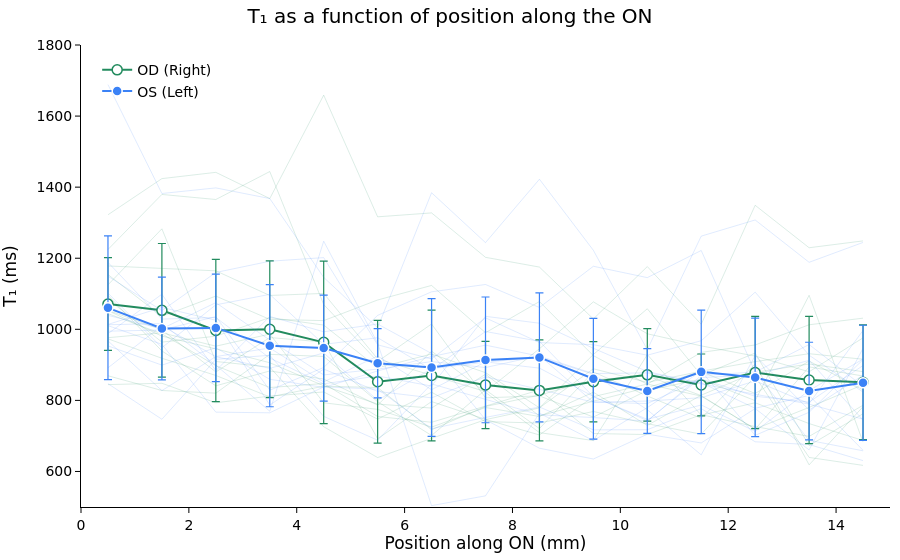

Notebook code for this chart:
### Code cell
#| label: fig1cell
import sys, os
sys.path.insert(0, os.path.join(os.getcwd(), "content")
                if os.path.isdir(os.path.join(os.getcwd(), "content")) else os.getcwd())
from opticnerve_core import resolve_view, build_fig1, DEFAULTS

fig = build_fig1(resolve_view(**DEFAULTS))
fig.show()


from IPython.display import HTML, display
display(HTML('''
<div id="opticnerve-fig1"></div>
<script>
(function () {
  function boot() {
    var host = document.getElementById("opticnerve-fig1");
    var gd = host && host.previousElementSibling &&
             host.previousElementSibling.querySelector(".plotly-graph-div");
    if (!gd || !window.OpticNerve) { return setTimeout(boot, 150); }
    gd.id = gd.id || "opticnerve-fig1-gd";
    window.OpticNerve.mount({figId: "fig1", divId: gd.id});
  }
  if (!window.OpticNerve) {
    var s = document.createElement("script");
    s.src = (window.OPTICNERVE_STATIC || "/static") + "/state_sync.js";
    s.onload = boot; document.head.appendChild(s);
  } else { boot(); }
})();
</script>'''))

### Figure 1 — Plotly figure (JSON) as saved in the notebook; plotly's stock layout.template omitted (floating-point values rounded to 4 significant figures)
{"data": [{"connectgaps": false, "hoverinfo": "skip", "line": {"color": "rgba(34,139,94,0.2)", "width": 0.8}, "mode": "lines", "showlegend": false, "type": "scatter", "x": [0.5, 1.5, 2.5, 3.5, 4.5, 5.5, 6.5, 7.5, 8.5, 9.5, 10.5, 11.5, 12.5, 13.5, 14.5, 15.5, 16.5, 17.5, 18.5, 19.5, 20.5, 21.5, 22.5, 23.5, 24.5, 25.5, 26.5, 27.5, 28.5, 29.5, 30.5, 31.5, 32.5, 33.5, 34.5, 35.5, 36.5, 37.5, 38.5, 39.5, 40.5, 41.5, 42.5, 43.5, 44.5, 45.5], "y": [973.2, 918.6, 870.1, 809.8, 839.9, 836.1, 717.4, 782.9, 814.7, 858.1, 868.9, 813.5, 718.9, 894.3, 868.5, NaN, NaN, NaN, NaN, NaN, NaN, NaN, NaN, NaN, NaN, NaN, NaN, NaN, NaN, NaN, NaN, NaN, NaN, NaN, NaN, NaN, NaN, NaN, NaN, NaN, NaN, NaN, NaN, NaN, NaN, NaN]}, {"connectgaps": false, "hoverinfo": "skip", "line": {"color": "rgba(34,139,94,0.2)", "width": 0.8}, "mode": "lines", "showlegend": false, "type": "scatter", "x": [0.5, 1.5, 2.5, 3.5, 4.5, 5.5, 6.5, 7.5, 8.5, 9.5, 10.5, 11.5, 12.5, 13.5, 14.5, 15.5, 16.5, 17.5, 18.5, 19.5, 20.5, 21.5, 22.5, 23.5, 24.5, 25.5, 26.5, 27.5, 28.5, 29.5, 30.5, 31.5, 32.5, 33.5, 34.5, 35.5, 36.5, 37.5, 38.5, 39.5, 40.5, 41.5, 42.5, 43.5, 44.5, 45.5], "y": [869.3, 827.8, 820.3, 929.6, 923.7, 796.2, 701.2, 829.7, 720.8, 880.1, 812.4, 749.8, 902.4, 618.6, 782.1, NaN, NaN, NaN, NaN, NaN, NaN, NaN, NaN, NaN, NaN, NaN, NaN, NaN, NaN, NaN, NaN, NaN, NaN, NaN, NaN, NaN, NaN, NaN, NaN, NaN, NaN, NaN, NaN, NaN, NaN, NaN]}, {"connectgaps": false, "hoverinfo": "skip", "line": {"color": "rgba(34,139,94,0.2)", "width": 0.8}, "mode": "lines", "showlegend": false, "type": "scatter", "x": [0.5, 1.5, 2.5, 3.5, 4.5, 5.5, 6.5, 7.5, 8.5, 9.5, 10.5, 11.5, 12.5, 13.5, 14.5, 15.5, 16.5, 17.5, 18.5, 19.5, 20.5, 21.5, 22.5, 23.5, 24.5, 25.5, 26.5, 27.5, 28.5, 29.5, 30.5, 31.5, 32.5, 33.5, 34.5, 35.5, 36.5, 37.5, 38.5, 39.5, 40.5, 41.5, 42.5, 43.5, 44.5, 45.5], "y": [1085.0, 964.0, 980.6, 1033.0, 1012.0, 891.8, 930.5, 878.0, 779.1, 888.8, 850.7, 882.1, 909.0, 931.4, 915.8, NaN, NaN, NaN, NaN, NaN, NaN, NaN, NaN, NaN, NaN, NaN, NaN, NaN, NaN, NaN, NaN, NaN, NaN, NaN, NaN, NaN, NaN, NaN, NaN, NaN, NaN, NaN, NaN, NaN, NaN, NaN]}, {"connectgaps": false, "hoverinfo": "skip", "line": {"color": "rgba(34,139,94,0.2)", "width": 0.8}, "mode": "lines", "showlegend": false, "type": "scatter", "x": [0.5, 1.5, 2.5, 3.5, 4.5, 5.5, 6.5, 7.5, 8.5, 9.5, 10.5, 11.5, 12.5, 13.5, 14.5, 15.5, 16.5, 17.5, 18.5, 19.5, 20.5, 21.5, 22.5, 23.5, 24.5, 25.5, 26.5, 27.5, 28.5, 29.5, 30.5, 31.5, 32.5, 33.5, 34.5, 35.5, 36.5, 37.5, 38.5, 39.5, 40.5, 41.5, 42.5, 43.5, 44.5, 45.5], "y": [844.4, 848.2, 793.3, 812.0, 823.7, 747.3, 822.9, 740.3, 736.2, 768.8, 734.4, 704.9, 867.4, 639.5, 617.1, NaN, NaN, NaN, NaN, NaN, NaN, NaN, NaN, NaN, NaN, NaN, NaN, NaN, NaN, NaN, NaN, NaN, NaN, NaN, NaN, NaN, NaN, NaN, NaN, NaN, NaN, NaN, NaN, NaN, NaN, NaN]}, {"connectgaps": false, "hoverinfo": "skip", "line": {"color": "rgba(34,139,94,0.2)", "width": 0.8}, "mode": "lines", "showlegend": false, "type": "scatter", "x": [0.5, 1.5, 2.5, 3.5, 4.5, 5.5, 6.5, 7.5, 8.5, 9.5, 10.5, 11.5, 12.5, 13.5, 14.5, 15.5, 16.5, 17.5, 18.5, 19.5, 20.5, 21.5, 22.5, 23.5, 24.5, 25.5, 26.5, 27.5, 28.5, 29.5, 30.5, 31.5, 32.5, 33.5, 34.5, 35.5, 36.5, 37.5, 38.5, 39.5, 40.5, 41.5, 42.5, 43.5, 44.5, 45.5], "y": [1322.0, 1424.0, 1442.0, 1368.0, 1659.0, 1317.0, 1327.0, 1203.0, 1175.0, 1029.0, 1177.0, 1014.0, 1349.0, 1230.0, 1249.0, NaN, NaN, NaN, NaN, NaN, NaN, NaN, NaN, NaN, NaN, NaN, NaN, NaN, NaN, NaN, NaN, NaN, NaN, NaN, NaN, NaN, NaN, NaN, NaN, NaN, NaN, NaN, NaN, NaN, NaN, NaN]}, {"connectgaps": false, "hoverinfo": "skip", "line": {"color": "rgba(34,139,94,0.2)", "width": 0.8}, "mode": "lines", "showlegend": false, "type": "scatter", "x": [0.5, 1.5, 2.5, 3.5, 4.5, 5.5, 6.5, 7.5, 8.5, 9.5, 10.5, 11.5, 12.5, 13.5, 14.5, 15.5, 16.5, 17.5, 18.5, 19.5, 20.5, 21.5, 22.5, 23.5, 24.5, 25.5, 26.5, 27.5, 28.5, 29.5, 30.5, 31.5, 32.5, 33.5, 34.5, 35.5, 36.5, 37.5, 38.5, 39.5, 40.5, 41.5, 42.5, 43.5, 44.5, 45.5], "y": [1225.0, 1379.0, 1365.0, 1444.0, 1070.0, 909.4, 1015.0, 807.2, 812.7, 753.0, 828.1, 859.5, 799.3, 1096.0, 682.9, NaN, NaN, NaN, NaN, NaN, NaN, NaN, NaN, NaN, NaN, NaN, NaN, NaN, NaN, NaN, NaN, NaN, NaN, NaN, NaN, NaN, NaN, NaN, NaN, NaN, NaN, NaN, NaN, NaN, NaN, NaN]}, {"connectgaps": false, "hoverinfo": "skip", "line": {"color": "rgba(34,139,94,0.2)", "width": 0.8}, "mode": "lines", "showlegend": false, "type": "scatter", "x": [0.5, 1.5, 2.5, 3.5, 4.5, 5.5, 6.5, 7.5, 8.5, 9.5, 10.5, 11.5, 12.5, 13.5, 14.5, 15.5, 16.5, 17.5, 18.5, 19.5, 20.5, 21.5, 22.5, 23.5, 24.5, 25.5, 26.5, 27.5, 28.5, 29.5, 30.5, 31.5, 32.5, 33.5, 34.5, 35.5, 36.5, 37.5, 38.5, 39.5, 40.5, 41.5, 42.5, 43.5, 44.5, 45.5], "y": [976.4, 990.2, 952.5, 986.5, 793.3, 774.7, 724.8, 779.9, 754.7, 822.9, 729.6, 814.7, 878.9, 902.4, 880.8, NaN, NaN, NaN, NaN, NaN, NaN, NaN, NaN, NaN, NaN, NaN, NaN, NaN, NaN, NaN, NaN, NaN, NaN, NaN, NaN, NaN, NaN, NaN, NaN, NaN, NaN, NaN, NaN, NaN, NaN, NaN]}, {"connectgaps": false, "hoverinfo": "skip", "line": {"color": "rgba(34,139,94,0.2)", "width": 0.8}, "mode": "lines", "showlegend": false, "type": "scatter", "x": [0.5, 1.5, 2.5, 3.5, 4.5, 5.5, 6.5, 7.5, 8.5, 9.5, 10.5, 11.5, 12.5, 13.5, 14.5, 15.5, 16.5, 17.5, 18.5, 19.5, 20.5, 21.5, 22.5, 23.5, 24.5, 25.5, 26.5, 27.5, 28.5, 29.5, 30.5, 31.5, 32.5, 33.5, 34.5, 35.5, 36.5, 37.5, 38.5, 39.5, 40.5, 41.5, 42.5, 43.5, 44.5, 45.5], "y": [1096.0, 939.1, 841.0, 882.8, 860.1, 786.6, 938.7, 822.6, 709.3, 686.9, 928.8, 758.4, 793.3, 734.7, 687.2, NaN, NaN, NaN, NaN, NaN, NaN, NaN, NaN, NaN, NaN, NaN, NaN, NaN, NaN, NaN, NaN, NaN, NaN, NaN, NaN, NaN, NaN, NaN, NaN, NaN, NaN, NaN, NaN, NaN, NaN, NaN]}, {"connectgaps": false, "hoverinfo": "skip", "line": {"color": "rgba(34,139,94,0.2)", "width": 0.8}, "mode": "lines", "showlegend": false, "type": "scatter", "x": [0.5, 1.5, 2.5, 3.5, 4.5, 5.5, 6.5, 7.5, 8.5, 9.5, 10.5, 11.5, 12.5, 13.5, 14.5, 15.5, 16.5, 17.5, 18.5, 19.5, 20.5, 21.5, 22.5, 23.5, 24.5, 25.5, 26.5, 27.5, 28.5, 29.5, 30.5, 31.5, 32.5, 33.5, 34.5, 35.5, 36.5, 37.5, 38.5, 39.5, 40.5, 41.5, 42.5, 43.5, 44.5, 45.5], "y": [1154.0, 1037.0, 1093.0, 1028.0, 1024.0, 1083.0, 1123.0, 990.4, 1078.0, 925.9, 845.3, 935.2, 955.9, 1013.0, 1031.0, NaN, NaN, NaN, NaN, NaN, NaN, NaN, NaN, NaN, NaN, NaN, NaN, NaN, NaN, NaN, NaN, NaN, NaN, NaN, NaN, NaN, NaN, NaN, NaN, NaN, NaN, NaN, NaN, NaN, NaN, NaN]}, {"connectgaps": false, "hoverinfo": "skip", "line": {"color": "rgba(34,139,94,0.2)", "width": 0.8}, "mode": "lines", "showlegend": false, "type": "scatter", "x": [0.5, 1.5, 2.5, 3.5, 4.5, 5.5, 6.5, 7.5, 8.5, 9.5, 10.5, 11.5, 12.5, 13.5, 14.5, 15.5, 16.5, 17.5, 18.5, 19.5, 20.5, 21.5, 22.5, 23.5, 24.5, 25.5, 26.5, 27.5, 28.5, 29.5, 30.5, 31.5, 32.5, 33.5, 34.5, 35.5, 36.5, 37.5, 38.5, 39.5, 40.5, 41.5, 42.5, 43.5, 44.5, 45.5], "y": [1125.0, 1283.0, 909.5, 893.5, 725.9, 639.2, 693.1, 745.8, 778.8, 929.2, 1058.0, 870.5, 933.1, 672.8, 762.5, NaN, NaN, NaN, NaN, NaN, NaN, NaN, NaN, NaN, NaN, NaN, NaN, NaN, NaN, NaN, NaN, NaN, NaN, NaN, NaN, NaN, NaN, NaN, NaN, NaN, NaN, NaN, NaN, NaN, NaN, NaN]}, {"connectgaps": false, "hoverinfo": "skip", "line": {"color": "rgba(34,139,94,0.2)", "width": 0.8}, "mode": "lines", "showlegend": false, "type": "scatter", "x": [0.5, 1.5, 2.5, 3.5, 4.5, 5.5, 6.5, 7.5, 8.5, 9.5, 10.5, 11.5, 12.5, 13.5, 14.5, 15.5, 16.5, 17.5, 18.5, 19.5, 20.5, 21.5, 22.5, 23.5, 24.5, 25.5, 26.5, 27.5, 28.5, 29.5, 30.5, 31.5, 32.5, 33.5, 34.5, 35.5, 36.5, 37.5, 38.5, 39.5, 40.5, 41.5, 42.5, 43.5, 44.5, 45.5], "y": [1053.0, 980.9, 945.0, 906.0, 841.0, 789.6, 778.4, 873.5, 756.2, 797.7, 836.1, 880.8, 819.6, 910.7, 829.7, NaN, NaN, NaN, NaN, NaN, NaN, NaN, NaN, NaN, NaN, NaN, NaN, NaN, NaN, NaN, NaN, NaN, NaN, NaN, NaN, NaN, NaN, NaN, NaN, NaN, NaN, NaN, NaN, NaN, NaN, NaN]}, {"connectgaps": false, "hoverinfo": "skip", "line": {"color": "rgba(34,139,94,0.2)", "width": 0.8}, "mode": "lines", "showlegend": false, "type": "scatter", "x": [0.5, 1.5, 2.5, 3.5, 4.5, 5.5, 6.5, 7.5, 8.5, 9.5, 10.5, 11.5, 12.5, 13.5, 14.5, 15.5, 16.5, 17.5, 18.5, 19.5, 20.5, 21.5, 22.5, 23.5, 24.5, 25.5, 26.5, 27.5, 28.5, 29.5, 30.5, 31.5, 32.5, 33.5, 34.5, 35.5, 36.5, 37.5, 38.5, 39.5, 40.5, 41.5, 42.5, 43.5, 44.5, 45.5], "y": [1178.0, 1171.0, 1165.0, 1095.0, 1101.0, 916.6, 871.2, 824.8, 945.3, 1077.0, 987.4, 953.3, 924.6, 880.5, 975.9, NaN, NaN, NaN, NaN, NaN, NaN, NaN, NaN, NaN, NaN, NaN, NaN, NaN, NaN, NaN, NaN, NaN, NaN, NaN, NaN, NaN, NaN, NaN, NaN, NaN, NaN, NaN, NaN, NaN, NaN, NaN]}, {"connectgaps": false, "hoverinfo": "skip", "line": {"color": "rgba(34,139,94,0.2)", "width": 0.8}, "mode": "lines", "showlegend": false, "type": "scatter", "x": [0.5, 1.5, 2.5, 3.5, 4.5, 5.5, 6.5, 7.5, 8.5, 9.5, 10.5, 11.5, 12.5, 13.5, 14.5, 15.5, 16.5, 17.5, 18.5, 19.5, 20.5, 21.5, 22.5, 23.5, 24.5, 25.5, 26.5, 27.5, 28.5, 29.5, 30.5, 31.5, 32.5, 33.5, 34.5, 35.5, 36.5, 37.5, 38.5, 39.5, 40.5, 41.5, 42.5, 43.5, 44.5, 45.5], "y": [1044.0, 987.3, 897.7, 836.1, 847.4, 754.7, 738.4, 783.6, 829.3, 706.8, 703.8, 759.9, 726.3, 698.7, 786.2, NaN, NaN, NaN, NaN, NaN, NaN, NaN, NaN, NaN, NaN, NaN, NaN, NaN, NaN, NaN, NaN, NaN, NaN, NaN, NaN, NaN, NaN, NaN, NaN, NaN, NaN, NaN, NaN, NaN, NaN, NaN]}, {"connectgaps": false, "hoverinfo": "skip", "line": {"color": "rgba(34,139,94,0.2)", "width": 0.8}, "mode": "lines", "showlegend": false, "type": "scatter", "x": [0.5, 1.5, 2.5, 3.5, 4.5, 5.5, 6.5, 7.5, 8.5, 9.5, 10.5, 11.5, 12.5, 13.5, 14.5, 15.5, 16.5, 17.5, 18.5, 19.5, 20.5, 21.5, 22.5, 23.5, 24.5, 25.5, 26.5, 27.5, 28.5, 29.5, 30.5, 31.5, 32.5, 33.5, 34.5, 35.5, 36.5, 37.5, 38.5, 39.5, 40.5, 41.5, 42.5, 43.5, 44.5, 45.5], "y": [1053.0, 998.7, 880.1, 976.8, 964.3, 692.0, 796.6, 746.5, 702.7, 810.5, 845.9, 812.0, 719.6, 780.3, 844.0, NaN, NaN, NaN, NaN, NaN, NaN, NaN, NaN, NaN, NaN, NaN, NaN, NaN, NaN, NaN, NaN, NaN, NaN, NaN, NaN, NaN, NaN, NaN, NaN, NaN, NaN, NaN, NaN, NaN, NaN, NaN]}, {"error_y": {"array": [130.3, 188.0, 200.0, 192.4, 228.9, 172.5, 184.0, 122.7, 142.0, 113.1, 130.1, 86.99, 158.1, 179.0, 161.4], "color": "rgb(34,139,94)", "thickness": 1.2, "type": "data", "visible": true, "width": 4}, "hovertemplate": "mm %{x}<br>T₁ %{y:.0f} ms<extra>OD</extra>", "line": {"color": "rgb(34,139,94)", "width": 2}, "marker": {"color": "white", "line": {"color": "rgb(34,139,94)", "width": 1.5}, "size": 10}, "mode": "lines+markers", "name": "OD (Right)", "type": "scatter", "x": [0.5, 1.5, 2.5, 3.5, 4.5, 5.5, 6.5, 7.5, 8.5, 9.5, 10.5, 11.5, 12.5, 13.5, 14.5], "y": [1071.0, 1053.0, 996.8, 1000.0, 963.2, 852.4, 869.9, 843.4, 828.1, 852.5, 871.8, 843.5, 878.4, 857.3, 850.9]}, {"connectgaps": false, "hoverinfo": "skip", "line": {"color": "rgba(59,130,246,0.2)", "width": 0.8}, "mode": "lines", "showlegend": false, "type": "scatter", "x": [0.5, 1.5, 2.5, 3.5, 4.5, 5.5, 6.5, 7.5, 8.5, 9.5, 10.5, 11.5, 12.5, 13.5, 14.5, 15.5, 16.5, 17.5, 18.5, 19.5, 20.5, 21.5, 22.5, 23.5, 24.5, 25.5, 26.5, 27.5, 28.5, 29.5, 30.5, 31.5, 32.5, 33.5, 34.5, 35.5, 36.5, 37.5, 38.5, 39.5, 40.5, 41.5, 42.5, 43.5, 44.5, 45.5], "y": [953.3, 899.3, 948.1, 859.3, 836.5, 882.8, 923.3, 955.4, 924.5, 875.4, 877.4, 849.7, 777.7, 813.9, 659.6, NaN, NaN, NaN, NaN, NaN, NaN, NaN, NaN, NaN, NaN, NaN, NaN, NaN, NaN, NaN, NaN, NaN, NaN, NaN, NaN, NaN, NaN, NaN, NaN, NaN, NaN, NaN, NaN, NaN, NaN, NaN]}, {"connectgaps": false, "hoverinfo": "skip", "line": {"color": "rgba(59,130,246,0.2)", "width": 0.8}, "mode": "lines", "showlegend": false, "type": "scatter", "x": [0.5, 1.5, 2.5, 3.5, 4.5, 5.5, 6.5, 7.5, 8.5, 9.5, 10.5, 11.5, 12.5, 13.5, 14.5, 15.5, 16.5, 17.5, 18.5, 19.5, 20.5, 21.5, 22.5, 23.5, 24.5, 25.5, 26.5, 27.5, 28.5, 29.5, 30.5, 31.5, 32.5, 33.5, 34.5, 35.5, 36.5, 37.5, 38.5, 39.5, 40.5, 41.5, 42.5, 43.5, 44.5, 45.5], "y": [847.1, 746.9, 915.4, 926.8, 755.0, 688.0, 846.3, 803.7, 759.5, 751.7, 741.7, 870.1, 880.1, 687.6, 658.1, NaN, NaN, NaN, NaN, NaN, NaN, NaN, NaN, NaN, NaN, NaN, NaN, NaN, NaN, NaN, NaN, NaN, NaN, NaN, NaN, NaN, NaN, NaN, NaN, NaN, NaN, NaN, NaN, NaN, NaN, NaN]}, {"connectgaps": false, "hoverinfo": "skip", "line": {"color": "rgba(59,130,246,0.2)", "width": 0.8}, "mode": "lines", "showlegend": false, "type": "scatter", "x": [0.5, 1.5, 2.5, 3.5, 4.5, 5.5, 6.5, 7.5, 8.5, 9.5, 10.5, 11.5, 12.5, 13.5, 14.5, 15.5, 16.5, 17.5, 18.5, 19.5, 20.5, 21.5, 22.5, 23.5, 24.5, 25.5, 26.5, 27.5, 28.5, 29.5, 30.5, 31.5, 32.5, 33.5, 34.5, 35.5, 36.5, 37.5, 38.5, 39.5, 40.5, 41.5, 42.5, 43.5, 44.5, 45.5], "y": [1102.0, 948.2, 1069.0, 1098.0, 957.6, 976.4, 886.3, 993.8, 966.1, 810.1, 746.7, 787.1, 712.6, 827.7, 916.2, NaN, NaN, NaN, NaN, NaN, NaN, NaN, NaN, NaN, NaN, NaN, NaN, NaN, NaN, NaN, NaN, NaN, NaN, NaN, NaN, NaN, NaN, NaN, NaN, NaN, NaN, NaN, NaN, NaN, NaN, NaN]}, {"connectgaps": false, "hoverinfo": "skip", "line": {"color": "rgba(59,130,246,0.2)", "width": 0.8}, "mode": "lines", "showlegend": false, "type": "scatter", "x": [0.5, 1.5, 2.5, 3.5, 4.5, 5.5, 6.5, 7.5, 8.5, 9.5, 10.5, 11.5, 12.5, 13.5, 14.5, 15.5, 16.5, 17.5, 18.5, 19.5, 20.5, 21.5, 22.5, 23.5, 24.5, 25.5, 26.5, 27.5, 28.5, 29.5, 30.5, 31.5, 32.5, 33.5, 34.5, 35.5, 36.5, 37.5, 38.5, 39.5, 40.5, 41.5, 42.5, 43.5, 44.5, 45.5], "y": [967.5, 827.5, 923.3, 947.3, 852.0, 924.9, 830.1, 908.3, 890.8, 811.3, 742.8, 864.3, 871.2, 912.7, 744.7, NaN, NaN, NaN, NaN, NaN, NaN, NaN, NaN, NaN, NaN, NaN, NaN, NaN, NaN, NaN, NaN, NaN, NaN, NaN, NaN, NaN, NaN, NaN, NaN, NaN, NaN, NaN, NaN, NaN, NaN, NaN]}, {"connectgaps": false, "hoverinfo": "skip", "line": {"color": "rgba(59,130,246,0.2)", "width": 0.8}, "mode": "lines", "showlegend": false, "type": "scatter", "x": [0.5, 1.5, 2.5, 3.5, 4.5, 5.5, 6.5, 7.5, 8.5, 9.5, 10.5, 11.5, 12.5, 13.5, 14.5, 15.5, 16.5, 17.5, 18.5, 19.5, 20.5, 21.5, 22.5, 23.5, 24.5, 25.5, 26.5, 27.5, 28.5, 29.5, 30.5, 31.5, 32.5, 33.5, 34.5, 35.5, 36.5, 37.5, 38.5, 39.5, 40.5, 41.5, 42.5, 43.5, 44.5, 45.5], "y": [1689.0, 1382.0, 1398.0, 1368.0, 1146.0, 1004.0, 1384.0, 1244.0, 1422.0, 1222.0, 942.6, 1262.0, 1308.0, 1189.0, 1244.0, NaN, NaN, NaN, NaN, NaN, NaN, NaN, NaN, NaN, NaN, NaN, NaN, NaN, NaN, NaN, NaN, NaN, NaN, NaN, NaN, NaN, NaN, NaN, NaN, NaN, NaN, NaN, NaN, NaN, NaN, NaN]}, {"connectgaps": false, "hoverinfo": "skip", "line": {"color": "rgba(59,130,246,0.2)", "width": 0.8}, "mode": "lines", "showlegend": false, "type": "scatter", "x": [0.5, 1.5, 2.5, 3.5, 4.5, 5.5, 6.5, 7.5, 8.5, 9.5, 10.5, 11.5, 12.5, 13.5, 14.5, 15.5, 16.5, 17.5, 18.5, 19.5, 20.5, 21.5, 22.5, 23.5, 24.5, 25.5, 26.5, 27.5, 28.5, 29.5, 30.5, 31.5, 32.5, 33.5, 34.5, 35.5, 36.5, 37.5, 38.5, 39.5, 40.5, 41.5, 42.5, 43.5, 44.5, 45.5], "y": [1188.0, 1029.0, 1033.0, 919.1, 846.5, 868.7, 840.3, 1037.0, 1017.0, 946.6, 881.3, 846.5, 817.3, 789.6, 747.1, NaN, NaN, NaN, NaN, NaN, NaN, NaN, NaN, NaN, NaN, NaN, NaN, NaN, NaN, NaN, NaN, NaN, NaN, NaN, NaN, NaN, NaN, NaN, NaN, NaN, NaN, NaN, NaN, NaN, NaN, NaN]}, {"connectgaps": false, "hoverinfo": "skip", "line": {"color": "rgba(59,130,246,0.2)", "width": 0.8}, "mode": "lines", "showlegend": false, "type": "scatter", "x": [0.5, 1.5, 2.5, 3.5, 4.5, 5.5, 6.5, 7.5, 8.5, 9.5, 10.5, 11.5, 12.5, 13.5, 14.5, 15.5, 16.5, 17.5, 18.5, 19.5, 20.5, 21.5, 22.5, 23.5, 24.5, 25.5, 26.5, 27.5, 28.5, 29.5, 30.5, 31.5, 32.5, 33.5, 34.5, 35.5, 36.5, 37.5, 38.5, 39.5, 40.5, 41.5, 42.5, 43.5, 44.5, 45.5], "y": [891.6, 1010.0, 922.9, 890.1, 933.5, 800.3, 889.3, 907.5, 921.3, 873.5, 773.6, 646.6, 926.1, 772.9, 870.8, NaN, NaN, NaN, NaN, NaN, NaN, NaN, NaN, NaN, NaN, NaN, NaN, NaN, NaN, NaN, NaN, NaN, NaN, NaN, NaN, NaN, NaN, NaN, NaN, NaN, NaN, NaN, NaN, NaN, NaN, NaN]}, {"connectgaps": false, "hoverinfo": "skip", "line": {"color": "rgba(59,130,246,0.2)", "width": 0.8}, "mode": "lines", "showlegend": false, "type": "scatter", "x": [0.5, 1.5, 2.5, 3.5, 4.5, 5.5, 6.5, 7.5, 8.5, 9.5, 10.5, 11.5, 12.5, 13.5, 14.5, 15.5, 16.5, 17.5, 18.5, 19.5, 20.5, 21.5, 22.5, 23.5, 24.5, 25.5, 26.5, 27.5, 28.5, 29.5, 30.5, 31.5, 32.5, 33.5, 34.5, 35.5, 36.5, 37.5, 38.5, 39.5, 40.5, 41.5, 42.5, 43.5, 44.5, 45.5], "y": [1039.0, 1002.0, 1075.0, 969.5, 871.6, 888.1, 909.1, 892.4, 926.1, 795.1, 791.1, 860.1, 811.6, 795.1, 898.1, NaN, NaN, NaN, NaN, NaN, NaN, NaN, NaN, NaN, NaN, NaN, NaN, NaN, NaN, NaN, NaN, NaN, NaN, NaN, NaN, NaN, NaN, NaN, NaN, NaN, NaN, NaN, NaN, NaN, NaN, NaN]}, {"connectgaps": false, "hoverinfo": "skip", "line": {"color": "rgba(59,130,246,0.2)", "width": 0.8}, "mode": "lines", "showlegend": false, "type": "scatter", "x": [0.5, 1.5, 2.5, 3.5, 4.5, 5.5, 6.5, 7.5, 8.5, 9.5, 10.5, 11.5, 12.5, 13.5, 14.5, 15.5, 16.5, 17.5, 18.5, 19.5, 20.5, 21.5, 22.5, 23.5, 24.5, 25.5, 26.5, 27.5, 28.5, 29.5, 30.5, 31.5, 32.5, 33.5, 34.5, 35.5, 36.5, 37.5, 38.5, 39.5, 40.5, 41.5, 42.5, 43.5, 44.5, 45.5], "y": [994.7, 998.1, 1036.0, 828.5, 892.6, 1039.0, 1105.0, 1126.0, 1061.0, 1177.0, 1145.0, 1222.0, 879.6, 957.2, 839.4, NaN, NaN, NaN, NaN, NaN, NaN, NaN, NaN, NaN, NaN, NaN, NaN, NaN, NaN, NaN, NaN, NaN, NaN, NaN, NaN, NaN, NaN, NaN, NaN, NaN, NaN, NaN, NaN, NaN, NaN, NaN]}, {"connectgaps": false, "hoverinfo": "skip", "line": {"color": "rgba(59,130,246,0.2)", "width": 0.8}, "mode": "lines", "showlegend": false, "type": "scatter", "x": [0.5, 1.5, 2.5, 3.5, 4.5, 5.5, 6.5, 7.5, 8.5, 9.5, 10.5, 11.5, 12.5, 13.5, 14.5, 15.5, 16.5, 17.5, 18.5, 19.5, 20.5, 21.5, 22.5, 23.5, 24.5, 25.5, 26.5, 27.5, 28.5, 29.5, 30.5, 31.5, 32.5, 33.5, 34.5, 35.5, 36.5, 37.5, 38.5, 39.5, 40.5, 41.5, 42.5, 43.5, 44.5, 45.5], "y": [1013.0, 1016.0, 899.3, 769.5, 1248.0, 961.0, 503.9, 531.4, 764.0, 686.9, 779.5, 882.4, 701.6, 766.5, 914.6, NaN, NaN, NaN, NaN, NaN, NaN, NaN, NaN, NaN, NaN, NaN, NaN, NaN, NaN, NaN, NaN, NaN, NaN, NaN, NaN, NaN, NaN, NaN, NaN, NaN, NaN, NaN, NaN, NaN, NaN, NaN]}, {"connectgaps": false, "hoverinfo": "skip", "line": {"color": "rgba(59,130,246,0.2)", "width": 0.8}, "mode": "lines", "showlegend": false, "type": "scatter", "x": [0.5, 1.5, 2.5, 3.5, 4.5, 5.5, 6.5, 7.5, 8.5, 9.5, 10.5, 11.5, 12.5, 13.5, 14.5, 15.5, 16.5, 17.5, 18.5, 19.5, 20.5, 21.5, 22.5, 23.5, 24.5, 25.5, 26.5, 27.5, 28.5, 29.5, 30.5, 31.5, 32.5, 33.5, 34.5, 35.5, 36.5, 37.5, 38.5, 39.5, 40.5, 41.5, 42.5, 43.5, 44.5, 45.5], "y": [1014.0, 1062.0, 1025.0, 787.0, 888.1, 825.2, 807.1, 866.2, 830.9, 795.1, 798.1, 807.5, 854.7, 791.1, 996.7, NaN, NaN, NaN, NaN, NaN, NaN, NaN, NaN, NaN, NaN, NaN, NaN, NaN, NaN, NaN, NaN, NaN, NaN, NaN, NaN, NaN, NaN, NaN, NaN, NaN, NaN, NaN, NaN, NaN, NaN, NaN]}, {"connectgaps": false, "hoverinfo": "skip", "line": {"color": "rgba(59,130,246,0.2)", "width": 0.8}, "mode": "lines", "showlegend": false, "type": "scatter", "x": [0.5, 1.5, 2.5, 3.5, 4.5, 5.5, 6.5, 7.5, 8.5, 9.5, 10.5, 11.5, 12.5, 13.5, 14.5, 15.5, 16.5, 17.5, 18.5, 19.5, 20.5, 21.5, 22.5, 23.5, 24.5, 25.5, 26.5, 27.5, 28.5, 29.5, 30.5, 31.5, 32.5, 33.5, 34.5, 35.5, 36.5, 37.5, 38.5, 39.5, 40.5, 41.5, 42.5, 43.5, 44.5, 45.5], "y": [1149.0, 1053.0, 1160.0, 1192.0, 1202.0, 956.3, 916.6, 1032.0, 962.7, 956.7, 927.2, 967.8, 1105.0, 927.2, 823.5, NaN, NaN, NaN, NaN, NaN, NaN, NaN, NaN, NaN, NaN, NaN, NaN, NaN, NaN, NaN, NaN, NaN, NaN, NaN, NaN, NaN, NaN, NaN, NaN, NaN, NaN, NaN, NaN, NaN, NaN, NaN]}, {"connectgaps": false, "hoverinfo": "skip", "line": {"color": "rgba(59,130,246,0.2)", "width": 0.8}, "mode": "lines", "showlegend": false, "type": "scatter", "x": [0.5, 1.5, 2.5, 3.5, 4.5, 5.5, 6.5, 7.5, 8.5, 9.5, 10.5, 11.5, 12.5, 13.5, 14.5, 15.5, 16.5, 17.5, 18.5, 19.5, 20.5, 21.5, 22.5, 23.5, 24.5, 25.5, 26.5, 27.5, 28.5, 29.5, 30.5, 31.5, 32.5, 33.5, 34.5, 35.5, 36.5, 37.5, 38.5, 39.5, 40.5, 41.5, 42.5, 43.5, 44.5, 45.5], "y": [1010.0, 957.8, 766.9, 765.1, 838.0, 831.6, 720.4, 752.1, 781.4, 717.1, 717.4, 776.9, 683.5, 675.8, 630.6, NaN, NaN, NaN, NaN, NaN, NaN, NaN, NaN, NaN, NaN, NaN, NaN, NaN, NaN, NaN, NaN, NaN, NaN, NaN, NaN, NaN, NaN, NaN, NaN, NaN, NaN, NaN, NaN, NaN, NaN, NaN]}, {"connectgaps": false, "hoverinfo": "skip", "line": {"color": "rgba(59,130,246,0.2)", "width": 0.8}, "mode": "lines", "showlegend": false, "type": "scatter", "x": [0.5, 1.5, 2.5, 3.5, 4.5, 5.5, 6.5, 7.5, 8.5, 9.5, 10.5, 11.5, 12.5, 13.5, 14.5, 15.5, 16.5, 17.5, 18.5, 19.5, 20.5, 21.5, 22.5, 23.5, 24.5, 25.5, 26.5, 27.5, 28.5, 29.5, 30.5, 31.5, 32.5, 33.5, 34.5, 35.5, 36.5, 37.5, 38.5, 39.5, 40.5, 41.5, 42.5, 43.5, 44.5, 45.5], "y": [987.8, 1099.0, 883.5, 1036.0, 993.0, 1015.0, 932.0, 745.4, 665.5, 635.0, 704.9, 680.2, 776.9, 660.7, 946.5, NaN, NaN, NaN, NaN, NaN, NaN, NaN, NaN, NaN, NaN, NaN, NaN, NaN, NaN, NaN, NaN, NaN, NaN, NaN, NaN, NaN, NaN, NaN, NaN, NaN, NaN, NaN, NaN, NaN, NaN, NaN]}, {"error_y": {"array": [202.2, 144.6, 151.1, 171.9, 149.2, 97.33, 193.6, 176.9, 181.6, 169.9, 119.4, 173.7, 166.6, 137.4, 162.1], "color": "rgb(59,130,246)", "thickness": 1.2, "type": "data", "visible": true, "width": 4}, "hovertemplate": "mm %{x}<br>T₁ %{y:.0f} ms<extra>OS</extra>", "line": {"color": "rgb(59,130,246)", "width": 2}, "marker": {"color": "rgb(59,130,246)", "line": {"color": "white", "width": 1.5}, "size": 10}, "mode": "lines+markers", "name": "OS (Left)", "type": "scatter", "x": [0.5, 1.5, 2.5, 3.5, 4.5, 5.5, 6.5, 7.5, 8.5, 9.5, 10.5, 11.5, 12.5, 13.5, 14.5], "y": [1060.0, 1002.0, 1004.0, 954.0, 947.2, 904.4, 892.5, 913.9, 921.0, 861.0, 826.4, 880.2, 864.7, 826.2, 849.3]}], "layout": {"autosize": true, "dragmode": false, "font": {"color": "black", "family": "DejaVu Sans, Arial, sans-serif", "size": 14}, "legend": {"bgcolor": "rgba(255,255,255,0)", "x": 0.02, "xanchor": "left", "y": 0.98, "yanchor": "top"}, "margin": {"b": 45, "l": 70, "r": 10, "t": 45}, "paper_bgcolor": "white", "plot_bgcolor": "white", "title": {"text": "T₁ as a function of position along the ON", "x": 0.5, "xanchor": "center"}, "xaxis": {"color": "black", "fixedrange": true, "linecolor": "black", "mirror": false, "range": [0, 15], "showgrid": false, "showline": true, "tickcolor": "black", "ticks": "outside", "title": {"standoff": 5, "text": "Position along ON (mm)"}, "zeroline": false}, "yaxis": {"color": "black", "fixedrange": true, "linecolor": "black", "mirror": false, "range": [500, 1800], "showgrid": false, "showline": true, "tickcolor": "black", "ticks": "outside", "title": {"text": "T₁ (ms)"}, "zeroline": false}}}
